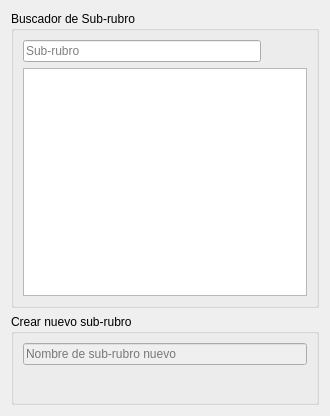
<?xml version="1.0" encoding="UTF-8"?>
<ui version="4.0">
 <class>conf_subrubros_productos</class>
 <widget class="QDialog" name="conf_subrubros_productos">
  <property name="geometry">
   <rect>
    <x>0</x>
    <y>0</y>
    <width>330</width>
    <height>416</height>
   </rect>
  </property>
  <property name="windowTitle">
   <string>Configuración de sub-rubros de productos</string>
  </property>
  <layout class="QGridLayout" name="gridLayout_3">
   <item row="0" column="0">
    <widget class="QGroupBox" name="groupBox_2">
     <property name="title">
      <string>Buscador de Sub-rubro</string>
     </property>
     <layout class="QGridLayout" name="gridLayout">
      <item row="0" column="0">
       <widget class="QLineEdit" name="buscador_subrubro">
        <property name="toolTip">
         <string>Buscador de sub-rubro</string>
        </property>
        <property name="text">
         <string/>
        </property>
        <property name="placeholderText">
         <string>Sub-rubro</string>
        </property>
        <property name="clearButtonEnabled">
         <bool>false</bool>
        </property>
       </widget>
      </item>
      <item row="0" column="1">
       <widget class="QPushButton" name="agregar_subrubro">
        <property name="cursor">
         <cursorShape>PointingHandCursor</cursorShape>
        </property>
        <property name="toolTip">
         <string>Añadir nuevo sub-rubro</string>
        </property>
        <property name="text">
         <string/>
        </property>
        <property name="icon">
         <iconset>
          <normaloff>imagen/signo_mas.png</normaloff>imagen/signo_mas.png</iconset>
        </property>
        <property name="iconSize">
         <size>
          <width>20</width>
          <height>20</height>
         </size>
        </property>
        <property name="flat">
         <bool>true</bool>
        </property>
       </widget>
      </item>
      <item row="1" column="0" colspan="2">
       <widget class="QListWidget" name="lista_subrubros">
        <property name="font">
         <font>
          <family>Arial</family>
          <pointsize>10</pointsize>
         </font>
        </property>
        <property name="editTriggers">
         <set>QAbstractItemView::DoubleClicked|QAbstractItemView::SelectedClicked</set>
        </property>
       </widget>
      </item>
     </layout>
    </widget>
   </item>
   <item row="1" column="0">
    <widget class="QGroupBox" name="nvo_subrubro">
     <property name="enabled">
      <bool>true</bool>
     </property>
     <property name="title">
      <string>Crear nuevo sub-rubro</string>
     </property>
     <layout class="QGridLayout" name="gridLayout_2">
      <item row="1" column="0">
       <widget class="QPushButton" name="guardar">
        <property name="enabled">
         <bool>false</bool>
        </property>
        <property name="cursor">
         <cursorShape>PointingHandCursor</cursorShape>
        </property>
        <property name="toolTip">
         <string>Guardar</string>
        </property>
        <property name="icon">
         <iconset>
          <normaloff>imagen/guardar.png</normaloff>imagen/guardar.png</iconset>
        </property>
        <property name="iconSize">
         <size>
          <width>40</width>
          <height>40</height>
         </size>
        </property>
        <property name="flat">
         <bool>true</bool>
        </property>
       </widget>
      </item>
      <item row="1" column="1">
       <widget class="QPushButton" name="modificar">
        <property name="enabled">
         <bool>false</bool>
        </property>
        <property name="cursor">
         <cursorShape>PointingHandCursor</cursorShape>
        </property>
        <property name="toolTip">
         <string>Modificar</string>
        </property>
        <property name="icon">
         <iconset>
          <normaloff>imagen/editar.png</normaloff>imagen/editar.png</iconset>
        </property>
        <property name="iconSize">
         <size>
          <width>40</width>
          <height>40</height>
         </size>
        </property>
        <property name="flat">
         <bool>true</bool>
        </property>
       </widget>
      </item>
      <item row="1" column="2">
       <widget class="QPushButton" name="eliminar">
        <property name="enabled">
         <bool>false</bool>
        </property>
        <property name="cursor">
         <cursorShape>PointingHandCursor</cursorShape>
        </property>
        <property name="toolTip">
         <string>Eliminar</string>
        </property>
        <property name="icon">
         <iconset>
          <normaloff>imagen/eliminar.png</normaloff>imagen/eliminar.png</iconset>
        </property>
        <property name="iconSize">
         <size>
          <width>40</width>
          <height>40</height>
         </size>
        </property>
        <property name="flat">
         <bool>true</bool>
        </property>
       </widget>
      </item>
      <item row="1" column="3">
       <widget class="QPushButton" name="limpiar">
        <property name="toolTip">
         <string>Limpiar pantalla</string>
        </property>
        <property name="icon">
         <iconset>
          <normaloff>imagen/limpiar.png</normaloff>imagen/limpiar.png</iconset>
        </property>
        <property name="iconSize">
         <size>
          <width>40</width>
          <height>40</height>
         </size>
        </property>
        <property name="flat">
         <bool>true</bool>
        </property>
       </widget>
      </item>
      <item row="0" column="0" colspan="4">
       <widget class="QLineEdit" name="subrubro">
        <property name="enabled">
         <bool>false</bool>
        </property>
        <property name="placeholderText">
         <string>Nombre de sub-rubro nuevo</string>
        </property>
       </widget>
      </item>
     </layout>
    </widget>
   </item>
  </layout>
 </widget>
 <resources/>
 <connections/>
</ui>
